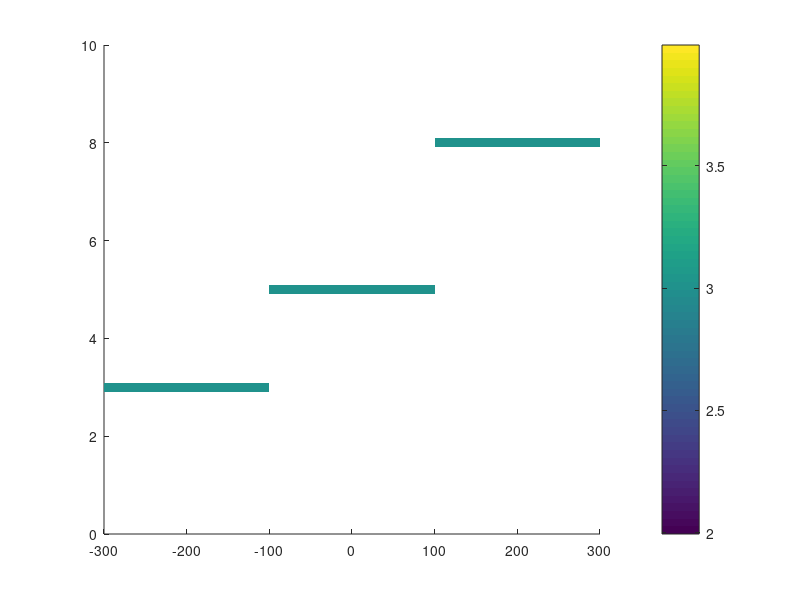

MATLAB code to generate this figure: (Note: this script raises an error after producing the figure.)


x = linspace(-300,300,1000);
y = linspace(1,10,100);
[X,Y] = meshgrid(x,y);
Dens = NaN*X+NaN*Y;

Slice_1 = find((-300 <= x) & (x<=-100));
Slice_2 = find((-100 <= x) & (x<=100));
Slice_3 = find(( 100 <= x) & (x<=300));

Slice1y = find((2.9 <=y)& (y<=3.1));
Slice2y = find((4.9 <=y)& (y<=5.1));
Slice3y = find((7.9 <=y)& (y<=8.1));

Dens(Slice1y, Slice_1) = 1000/length(Slice_1);
Dens(Slice2y, Slice_2) = 1000/length(Slice_2);
Dens(Slice3y, Slice_3) = 1000/length(Slice_3);
%%
figure
hold on 
pcolor(X,Y,Dens)
colorbar
shading interp
xlimit([-320 320])